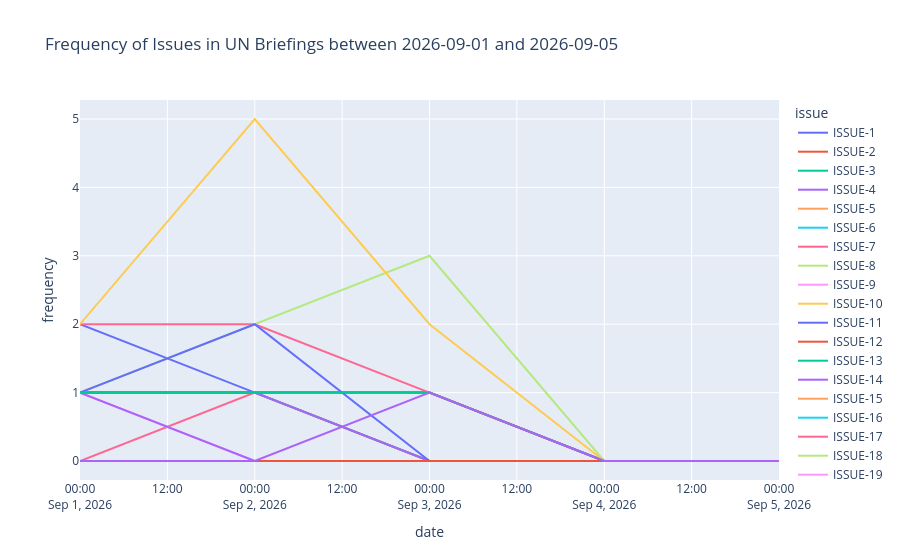

Source (notebook cell):
### Markdown cell above
### 2) Draw the plots

### Code cell
import plotly.express as px

fig_1 = px.line(
    issue_stats,
    x="date",
    y="frequency",
    color="issue",
    markers=False,
    title=f"Frequency of Issues in UN Briefings between {start_date} and {end_date}"
)

fig_1.show()

### Figure 1 — Plotly figure (JSON) as saved in the notebook; plotly's stock layout.template omitted (floating-point values rounded to 4 significant figures)
{"data": [{"hovertemplate": "issue=ISSUE-1<br>date=%{x}<br>frequency=%{y}<extra></extra>", "legendgroup": "ISSUE-1", "line": {"color": "#636efa", "dash": "solid"}, "marker": {"symbol": "circle"}, "mode": "lines", "name": "ISSUE-1", "orientation": "v", "showlegend": true, "type": "scatter", "x": ["2026-09-01T00:00:00.000000", "2026-09-02T00:00:00.000000", "2026-09-03T00:00:00.000000", "2026-09-04T00:00:00.000000", "2026-09-05T00:00:00.000000"], "xaxis": "x", "y": [2, 1, 1, 0, 0], "yaxis": "y"}, {"hovertemplate": "issue=ISSUE-2<br>date=%{x}<br>frequency=%{y}<extra></extra>", "legendgroup": "ISSUE-2", "line": {"color": "#EF553B", "dash": "solid"}, "marker": {"symbol": "circle"}, "mode": "lines", "name": "ISSUE-2", "orientation": "v", "showlegend": true, "type": "scatter", "x": ["2026-09-01T00:00:00.000000", "2026-09-02T00:00:00.000000", "2026-09-03T00:00:00.000000", "2026-09-04T00:00:00.000000", "2026-09-05T00:00:00.000000"], "xaxis": "x", "y": [1, 1, 0, 0, 0], "yaxis": "y"}, {"hovertemplate": "issue=ISSUE-3<br>date=%{x}<br>frequency=%{y}<extra></extra>", "legendgroup": "ISSUE-3", "line": {"color": "#00cc96", "dash": "solid"}, "marker": {"symbol": "circle"}, "mode": "lines", "name": "ISSUE-3", "orientation": "v", "showlegend": true, "type": "scatter", "x": ["2026-09-01T00:00:00.000000", "2026-09-02T00:00:00.000000", "2026-09-03T00:00:00.000000", "2026-09-04T00:00:00.000000", "2026-09-05T00:00:00.000000"], "xaxis": "x", "y": [1, 1, 0, 0, 0], "yaxis": "y"}, {"hovertemplate": "issue=ISSUE-4<br>date=%{x}<br>frequency=%{y}<extra></extra>", "legendgroup": "ISSUE-4", "line": {"color": "#ab63fa", "dash": "solid"}, "marker": {"symbol": "circle"}, "mode": "lines", "name": "ISSUE-4", "orientation": "v", "showlegend": true, "type": "scatter", "x": ["2026-09-01T00:00:00.000000", "2026-09-02T00:00:00.000000", "2026-09-03T00:00:00.000000", "2026-09-04T00:00:00.000000", "2026-09-05T00:00:00.000000"], "xaxis": "x", "y": [1, 1, 0, 0, 0], "yaxis": "y"}, {"hovertemplate": "issue=ISSUE-5<br>date=%{x}<br>frequency=%{y}<extra></extra>", "legendgroup": "ISSUE-5", "line": {"color": "#FFA15A", "dash": "solid"}, "marker": {"symbol": "circle"}, "mode": "lines", "name": "ISSUE-5", "orientation": "v", "showlegend": true, "type": "scatter", "x": ["2026-09-01T00:00:00.000000", "2026-09-02T00:00:00.000000", "2026-09-03T00:00:00.000000", "2026-09-04T00:00:00.000000", "2026-09-05T00:00:00.000000"], "xaxis": "x", "y": [0, 0, 0, 0, 0], "yaxis": "y"}, {"hovertemplate": "issue=ISSUE-6<br>date=%{x}<br>frequency=%{y}<extra></extra>", "legendgroup": "ISSUE-6", "line": {"color": "#19d3f3", "dash": "solid"}, "marker": {"symbol": "circle"}, "mode": "lines", "name": "ISSUE-6", "orientation": "v", "showlegend": true, "type": "scatter", "x": ["2026-09-01T00:00:00.000000", "2026-09-02T00:00:00.000000", "2026-09-03T00:00:00.000000", "2026-09-04T00:00:00.000000", "2026-09-05T00:00:00.000000"], "xaxis": "x", "y": [0, 0, 0, 0, 0], "yaxis": "y"}, {"hovertemplate": "issue=ISSUE-7<br>date=%{x}<br>frequency=%{y}<extra></extra>", "legendgroup": "ISSUE-7", "line": {"color": "#FF6692", "dash": "solid"}, "marker": {"symbol": "circle"}, "mode": "lines", "name": "ISSUE-7", "orientation": "v", "showlegend": true, "type": "scatter", "x": ["2026-09-01T00:00:00.000000", "2026-09-02T00:00:00.000000", "2026-09-03T00:00:00.000000", "2026-09-04T00:00:00.000000", "2026-09-05T00:00:00.000000"], "xaxis": "x", "y": [0, 1, 1, 0, 0], "yaxis": "y"}, {"hovertemplate": "issue=ISSUE-8<br>date=%{x}<br>frequency=%{y}<extra></extra>", "legendgroup": "ISSUE-8", "line": {"color": "#B6E880", "dash": "solid"}, "marker": {"symbol": "circle"}, "mode": "lines", "name": "ISSUE-8", "orientation": "v", "showlegend": true, "type": "scatter", "x": ["2026-09-01T00:00:00.000000", "2026-09-02T00:00:00.000000", "2026-09-03T00:00:00.000000", "2026-09-04T00:00:00.000000", "2026-09-05T00:00:00.000000"], "xaxis": "x", "y": [0, 0, 0, 0, 0], "yaxis": "y"}, {"hovertemplate": "issue=ISSUE-9<br>date=%{x}<br>frequency=%{y}<extra></extra>", "legendgroup": "ISSUE-9", "line": {"color": "#FF97FF", "dash": "solid"}, "marker": {"symbol": "circle"}, "mode": "lines", "name": "ISSUE-9", "orientation": "v", "showlegend": true, "type": "scatter", "x": ["2026-09-01T00:00:00.000000", "2026-09-02T00:00:00.000000", "2026-09-03T00:00:00.000000", "2026-09-04T00:00:00.000000", "2026-09-05T00:00:00.000000"], "xaxis": "x", "y": [1, 0, 0, 0, 0], "yaxis": "y"}, {"hovertemplate": "issue=ISSUE-10<br>date=%{x}<br>frequency=%{y}<extra></extra>", "legendgroup": "ISSUE-10", "line": {"color": "#FECB52", "dash": "solid"}, "marker": {"symbol": "circle"}, "mode": "lines", "name": "ISSUE-10", "orientation": "v", "showlegend": true, "type": "scatter", "x": ["2026-09-01T00:00:00.000000", "2026-09-02T00:00:00.000000", "2026-09-03T00:00:00.000000", "2026-09-04T00:00:00.000000", "2026-09-05T00:00:00.000000"], "xaxis": "x", "y": [0, 0, 0, 0, 0], "yaxis": "y"}, {"hovertemplate": "issue=ISSUE-11<br>date=%{x}<br>frequency=%{y}<extra></extra>", "legendgroup": "ISSUE-11", "line": {"color": "#636efa", "dash": "solid"}, "marker": {"symbol": "circle"}, "mode": "lines", "name": "ISSUE-11", "orientation": "v", "showlegend": true, "type": "scatter", "x": ["2026-09-01T00:00:00.000000", "2026-09-02T00:00:00.000000", "2026-09-03T00:00:00.000000", "2026-09-04T00:00:00.000000", "2026-09-05T00:00:00.000000"], "xaxis": "x", "y": [0, 0, 0, 0, 0], "yaxis": "y"}, {"hovertemplate": "issue=ISSUE-12<br>date=%{x}<br>frequency=%{y}<extra></extra>", "legendgroup": "ISSUE-12", "line": {"color": "#EF553B", "dash": "solid"}, "marker": {"symbol": "circle"}, "mode": "lines", "name": "ISSUE-12", "orientation": "v", "showlegend": true, "type": "scatter", "x": ["2026-09-01T00:00:00.000000", "2026-09-02T00:00:00.000000", "2026-09-03T00:00:00.000000", "2026-09-04T00:00:00.000000", "2026-09-05T00:00:00.000000"], "xaxis": "x", "y": [1, 1, 1, 0, 0], "yaxis": "y"}, {"hovertemplate": "issue=ISSUE-13<br>date=%{x}<br>frequency=%{y}<extra></extra>", "legendgroup": "ISSUE-13", "line": {"color": "#00cc96", "dash": "solid"}, "marker": {"symbol": "circle"}, "mode": "lines", "name": "ISSUE-13", "orientation": "v", "showlegend": true, "type": "scatter", "x": ["2026-09-01T00:00:00.000000", "2026-09-02T00:00:00.000000", "2026-09-03T00:00:00.000000", "2026-09-04T00:00:00.000000", "2026-09-05T00:00:00.000000"], "xaxis": "x", "y": [0, 0, 0, 0, 0], "yaxis": "y"}, {"hovertemplate": "issue=ISSUE-14<br>date=%{x}<br>frequency=%{y}<extra></extra>", "legendgroup": "ISSUE-14", "line": {"color": "#ab63fa", "dash": "solid"}, "marker": {"symbol": "circle"}, "mode": "lines", "name": "ISSUE-14", "orientation": "v", "showlegend": true, "type": "scatter", "x": ["2026-09-01T00:00:00.000000", "2026-09-02T00:00:00.000000", "2026-09-03T00:00:00.000000", "2026-09-04T00:00:00.000000", "2026-09-05T00:00:00.000000"], "xaxis": "x", "y": [1, 0, 0, 0, 0], "yaxis": "y"}, {"hovertemplate": "issue=ISSUE-15<br>date=%{x}<br>frequency=%{y}<extra></extra>", "legendgroup": "ISSUE-15", "line": {"color": "#FFA15A", "dash": "solid"}, "marker": {"symbol": "circle"}, "mode": "lines", "name": "ISSUE-15", "orientation": "v", "showlegend": true, "type": "scatter", "x": ["2026-09-01T00:00:00.000000", "2026-09-02T00:00:00.000000", "2026-09-03T00:00:00.000000", "2026-09-04T00:00:00.000000", "2026-09-05T00:00:00.000000"], "xaxis": "x", "y": [0, 0, 0, 0, 0], "yaxis": "y"}, {"hovertemplate": "issue=ISSUE-16<br>date=%{x}<br>frequency=%{y}<extra></extra>", "legendgroup": "ISSUE-16", "line": {"color": "#19d3f3", "dash": "solid"}, "marker": {"symbol": "circle"}, "mode": "lines", "name": "ISSUE-16", "orientation": "v", "showlegend": true, "type": "scatter", "x": ["2026-09-01T00:00:00.000000", "2026-09-02T00:00:00.000000", "2026-09-03T00:00:00.000000", "2026-09-04T00:00:00.000000", "2026-09-05T00:00:00.000000"], "xaxis": "x", "y": [0, 0, 0, 0, 0], "yaxis": "y"}, {"hovertemplate": "issue=ISSUE-17<br>date=%{x}<br>frequency=%{y}<extra></extra>", "legendgroup": "ISSUE-17", "line": {"color": "#FF6692", "dash": "solid"}, "marker": {"symbol": "circle"}, "mode": "lines", "name": "ISSUE-17", "orientation": "v", "showlegend": true, "type": "scatter", "x": ["2026-09-01T00:00:00.000000", "2026-09-02T00:00:00.000000", "2026-09-03T00:00:00.000000", "2026-09-04T00:00:00.000000", "2026-09-05T00:00:00.000000"], "xaxis": "x", "y": [2, 2, 1, 0, 0], "yaxis": "y"}, {"hovertemplate": "issue=ISSUE-18<br>date=%{x}<br>frequency=%{y}<extra></extra>", "legendgroup": "ISSUE-18", "line": {"color": "#B6E880", "dash": "solid"}, "marker": {"symbol": "circle"}, "mode": "lines", "name": "ISSUE-18", "orientation": "v", "showlegend": true, "type": "scatter", "x": ["2026-09-01T00:00:00.000000", "2026-09-02T00:00:00.000000", "2026-09-03T00:00:00.000000", "2026-09-04T00:00:00.000000", "2026-09-05T00:00:00.000000"], "xaxis": "x", "y": [1, 2, 3, 0, 0], "yaxis": "y"}, {"hovertemplate": "issue=ISSUE-19<br>date=%{x}<br>frequency=%{y}<extra></extra>", "legendgroup": "ISSUE-19", "line": {"color": "#FF97FF", "dash": "solid"}, "marker": {"symbol": "circle"}, "mode": "lines", "name": "ISSUE-19", "orientation": "v", "showlegend": true, "type": "scatter", "x": ["2026-09-01T00:00:00.000000", "2026-09-02T00:00:00.000000", "2026-09-03T00:00:00.000000", "2026-09-04T00:00:00.000000", "2026-09-05T00:00:00.000000"], "xaxis": "x", "y": [0, 0, 0, 0, 0], "yaxis": "y"}, {"hovertemplate": "issue=ISSUE-20<br>date=%{x}<br>frequency=%{y}<extra></extra>", "legendgroup": "ISSUE-20", "line": {"color": "#FECB52", "dash": "solid"}, "marker": {"symbol": "circle"}, "mode": "lines", "name": "ISSUE-20", "orientation": "v", "showlegend": true, "type": "scatter", "x": ["2026-09-01T00:00:00.000000", "2026-09-02T00:00:00.000000", "2026-09-03T00:00:00.000000", "2026-09-04T00:00:00.000000", "2026-09-05T00:00:00.000000"], "xaxis": "x", "y": [2, 5, 2, 0, 0], "yaxis": "y"}, {"hovertemplate": "issue=ISSUE-21<br>date=%{x}<br>frequency=%{y}<extra></extra>", "legendgroup": "ISSUE-21", "line": {"color": "#636efa", "dash": "solid"}, "marker": {"symbol": "circle"}, "mode": "lines", "name": "ISSUE-21", "orientation": "v", "showlegend": true, "type": "scatter", "x": ["2026-09-01T00:00:00.000000", "2026-09-02T00:00:00.000000", "2026-09-03T00:00:00.000000", "2026-09-04T00:00:00.000000", "2026-09-05T00:00:00.000000"], "xaxis": "x", "y": [1, 2, 0, 0, 0], "yaxis": "y"}, {"hovertemplate": "issue=ISSUE-22<br>date=%{x}<br>frequency=%{y}<extra></extra>", "legendgroup": "ISSUE-22", "line": {"color": "#EF553B", "dash": "solid"}, "marker": {"symbol": "circle"}, "mode": "lines", "name": "ISSUE-22", "orientation": "v", "showlegend": true, "type": "scatter", "x": ["2026-09-01T00:00:00.000000", "2026-09-02T00:00:00.000000", "2026-09-03T00:00:00.000000", "2026-09-04T00:00:00.000000", "2026-09-05T00:00:00.000000"], "xaxis": "x", "y": [0, 0, 0, 0, 0], "yaxis": "y"}, {"hovertemplate": "issue=ISSUE-23<br>date=%{x}<br>frequency=%{y}<extra></extra>", "legendgroup": "ISSUE-23", "line": {"color": "#00cc96", "dash": "solid"}, "marker": {"symbol": "circle"}, "mode": "lines", "name": "ISSUE-23", "orientation": "v", "showlegend": true, "type": "scatter", "x": ["2026-09-01T00:00:00.000000", "2026-09-02T00:00:00.000000", "2026-09-03T00:00:00.000000", "2026-09-04T00:00:00.000000", "2026-09-05T00:00:00.000000"], "xaxis": "x", "y": [1, 1, 1, 0, 0], "yaxis": "y"}, {"hovertemplate": "issue=ISSUE-24<br>date=%{x}<br>frequency=%{y}<extra></extra>", "legendgroup": "ISSUE-24", "line": {"color": "#ab63fa", "dash": "solid"}, "marker": {"symbol": "circle"}, "mode": "lines", "name": "ISSUE-24", "orientation": "v", "showlegend": true, "type": "scatter", "x": ["2026-09-01T00:00:00.000000", "2026-09-02T00:00:00.000000", "2026-09-03T00:00:00.000000", "2026-09-04T00:00:00.000000", "2026-09-05T00:00:00.000000"], "xaxis": "x", "y": [0, 0, 1, 0, 0], "yaxis": "y"}], "layout": {"legend": {"title": {"text": "issue"}, "tracegroupgap": 0}, "title": {"text": "Frequency of Issues in UN Briefings between 2026-09-01 and 2026-09-05"}, "xaxis": {"anchor": "y", "domain": [0, 1], "title": {"text": "date"}}, "yaxis": {"anchor": "x", "domain": [0, 1], "title": {"text": "frequency"}}}}
